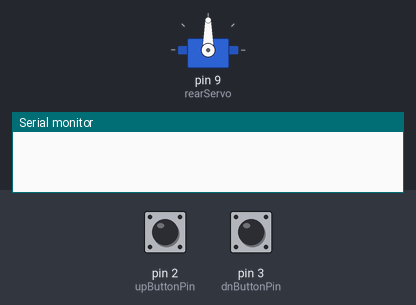
A sketch run on a simulated Arduino Uno, built with avr-gcc and run on an emulated ATmega328P. On the bench: servo, the last lines printed to the serial monitor. Inputs (shaded band) come from the test bench; at power-on: pin 2 (upButtonPin) HIGH, pin 3 (dnButtonPin) HIGH.

Above: at 1.2 s.
1.3 s: pin 2 (upButtonPin) pulled LOW for 0.15 s
At 2.5 s:
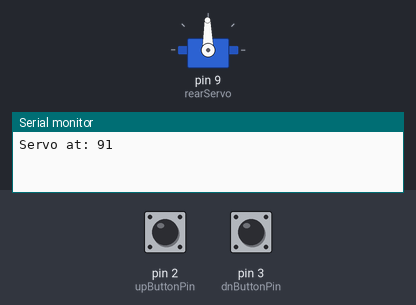
2.9 s: pin 2 (upButtonPin) pulled LOW for 1 s
At 3.8 s:
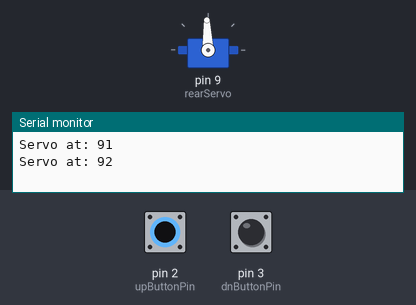
Timing chart, 0 to 5.9 s (numbered marks = the images above; inputs shaded):
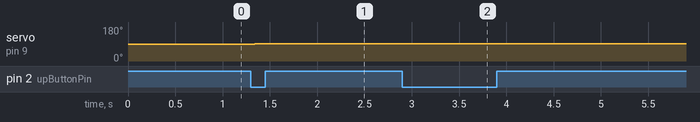

The sketch:

diyshift0.ino
```cpp
// Electromechanical derailleur project v.0.0
// Use this sketch to determine proper servo
// positions for each gear


#include <Servo.h>
#define db_time 20             //Button debounce time in mS
#define servoDelta 1           //Amt servo moves with each button push (degress)
#define upButtonPin 2          //Up button push grounds it
#define dnButtonPin 3          //Dn button push grounds it

Servo rearServo;  // Create servo object to control a servo
int   lastUpButtonState = 1;
int   lastDnButtonState = 1;
int rearPos = 90;   // variable to store the servo position

void setup()
{
  rearServo.attach(9);                                  //Attache the rear servo on pin 9 to the servo object
  pinMode(upButtonPin, INPUT);
  pinMode(dnButtonPin, INPUT);

  digitalWrite(upButtonPin, HIGH);                      //Enable internal pullup resistors
  digitalWrite(dnButtonPin, HIGH);

  Serial.begin(9600);
}


void loop()
{
  int upButtonState = digitalRead(upButtonPin);
  int dnButtonState = digitalRead(dnButtonPin);

  if (upButtonState == 0){                               //Button was pushed
    delay(db_time);                                      //Wait a bit to debounce the button
    upButtonState = digitalRead(upButtonPin);            //Test again
    if (upButtonState == 0 && lastUpButtonState == 1){   //If still down AND was up before
      rearPos = rearPos + servoDelta;                    //Move servo (toward higher gear)
      rearServo.write(rearPos);
      Serial.print("Servo at: ");
      Serial.println(rearPos);
      lastUpButtonState = 0;                            //Save state
    }
  }
  else {                                                  //upButton must be open (button state = 1)
    delay (db_time);                                      //Wait a bit to debounce the button
    upButtonState = digitalRead(upButtonPin);             //Test again
    if (upButtonState == 1){                              //Still open, save stated
      lastUpButtonState = 1;
    }
  }
  //
  //Now same for dowm
  //
  if (dnButtonState == 0){                               //Button was pushed
    delay(db_time);                                      //Wait a bit to debounce the button
    dnButtonState = digitalRead(dnButtonPin);            //Test again
    if (dnButtonState == 0 && lastDnButtonState == 1){   //If still down AND was up before
      rearPos = rearPos - servoDelta;                    //Move servo (toward lower gear)
      rearServo.write(rearPos);
      Serial.print("Servo at: ");
      Serial.println(rearPos);
      lastDnButtonState = 0;                            //Save state
    }
  }
  else {                                                  //upButton must be open (button state = 1)
    delay (db_time);                                      //Wait a bit to debounce the button
    upButtonState = digitalRead(upButtonPin);             //Test again
    if (dnButtonState == 1){                              //Still open, save stated
      lastDnButtonState = 1;
    }
  }

}
```

Measured:
- after the input at 1.3 s, servo on pin 9 (rearServo): 90° → 91° at once
- after the input at 2.9 s, servo on pin 9 (rearServo): 91° → 92° at once
